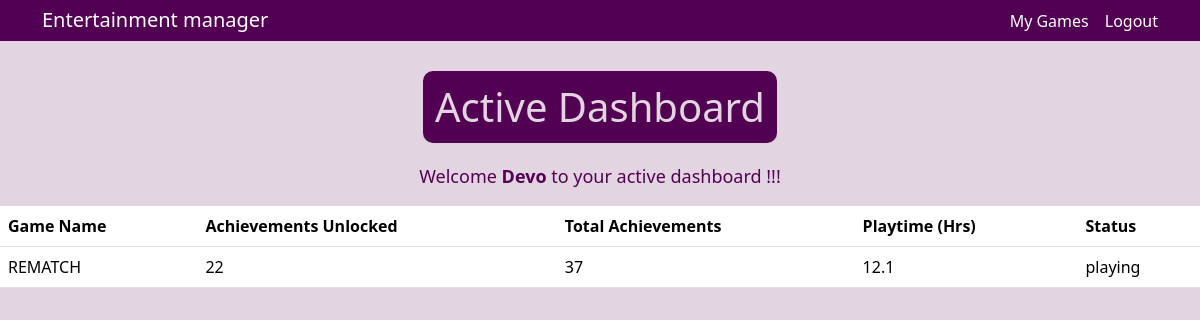
The page / (signed in) on the database its author committed.
### tables this page shows
CREATE TABLE users(
id INTEGER PRIMARY KEY AUTOINCREMENT,
username TEXT NOT NULL UNIQUE,
hash TEXT NOT NULL,
steam_id TEXT NOT NULL);

CREATE TABLE steam_games (
id INTEGER PRIMARY KEY AUTOINCREMENT,
user_id INTEGER,
game_appid INTEGER,
game_name TEXT NOT NULL,
playtime_forever INTEGER,
img_icon_url TEXT,
status TEXT DEFAULT 'not_started',
achievements_unlocked INTEGER DEFAULT 0,
achievements_total INTEGER DEFAULT 0,
FOREIGN KEY(user_id) REFERENCES users(id)
);

### app.py (the view)
@app.route("/")
@login_required
def index():
    user_data = db.execute("SELECT username FROM users WHERE id = ?", session["user_id"])
    current_username = user_data[0]["username"]
    games_list = db.execute(
        "SELECT game_appid, game_name, playtime_forever, img_icon_url, status, achievements_unlocked, achievements_total "
        "FROM steam_games WHERE user_id = ? ORDER BY playtime_forever DESC",
        session["user_id"]
    )
    return render_template("dashboard.html", username=current_username, games=games_list)

### app.py (called while the page is built)
@app.after_request
def after_request(response):
    response.headers["Cache-Control"] = "no-cache, no-store, must-revalidate"
    response.headers["Expires"] = 0
    response.headers["Pragma"] = "no-cache"
    return response

### helpers.py (called while the page is built)
def login_required(f):
    @wraps(f)
    def decorated_function(*args, **kwargs):
        if session.get("user_id") is None:
            return redirect("/login")
        return f(*args, **kwargs)
    return decorated_function

### templates/dashboard.html (shortened to what this page needs)
{% extends 'layout.html' %}
{% block nav %}
    <div class="d-flex gap-3">
        <a class="nav-link text-white" href="/games">My Games</a>
        <a class="nav-link text-white" href="/logout">Logout</a>
    </div>
{% endblock %}
{% block content %}
    <div class="contain">
        <div class="header">
            <h1>Active Dashboard</h1>
        </div>
        <div class="content">
            <p>Welcome <b>{{username}}</b> to your active dashboard !!!</p>
        </div>
    </div>
    <div>
        <table class="table">
            <thead>
                <tr>
                    <th scope="col">Game Name</th>
                    <th scope="col">Achievements Unlocked</th>
                    <th scope="col">Total Achievements</th>
                    <th scope="col">Playtime (Hrs)</th>
                    <th scope="col">Status</th>
                </tr>
            </thead>
            <tbody>
                {% for game in games %}
                    {% if game.status == 'playing' %}
                    <tr>
                        <td>{{ game.game_name }}</td>
                        <td>{{ game.achievements_unlocked }}</td>
                        <td>{{ game.achievements_total }}</td>
                        <td>{{ game.playtime_forever }}</td>
                        <td>{{ game.status }}</td>
                    </tr>
                    {% endif %}
                {% endfor %}
            </tbody>
        </table>
    </div>
{% endblock %}

### static/styles.css (style rules this page uses)
html { font-family: Arial, sans-serif; }
.contain { display: flex; flex-direction: column; align-items: center; margin-top: 10px; }

### rows shown on the page
users: username "Devo"
steam_games: game_name "REMATCH", achievements_unlocked "22", achievements_total "37", playtime_forever "12.1", status "playing"
